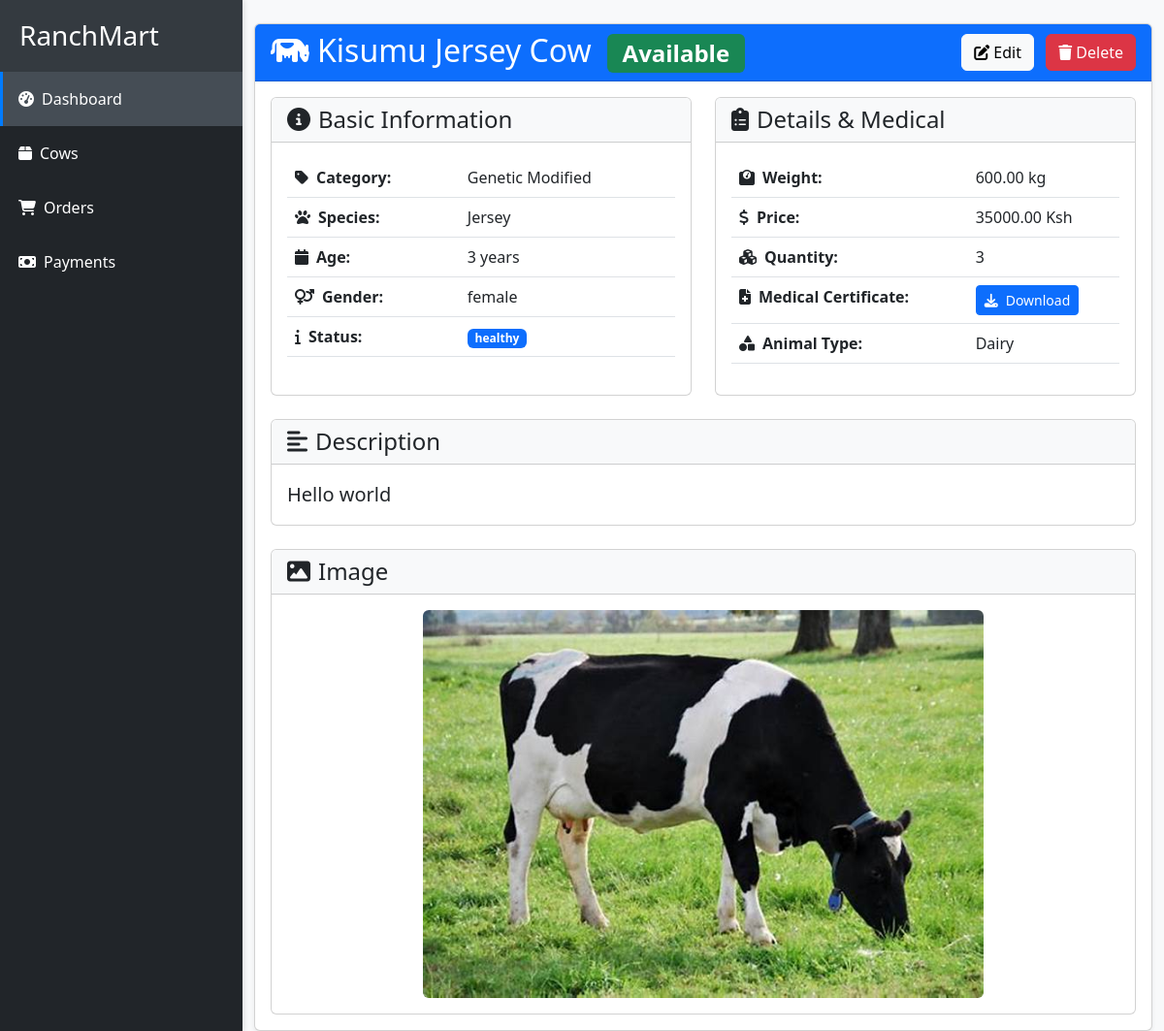
Screenshot of /shop/cows/7/ with the database file from the repository.
### shop/models.py (models this page shows, shortened)
class Animal(AbstractBaseModel):
    category = models.ForeignKey(Category, on_delete=models.CASCADE)
    name = models.CharField(max_length=255)
    description = models.TextField()
    price = models.DecimalField(max_digits=10, decimal_places=2)
    image = models.ImageField(upload_to='animals/', null=True, blank=True)
    age = models.IntegerField(default=0)
    gender = models.CharField(max_length=255, null=True, blank=True)
    species = models.CharField(max_length=255, null=True, blank=True)
    quantity = models.IntegerField(default=0)
    is_available = models.BooleanField(default=True)
    medical_certificate = models.FileField(upload_to='medical_certificates/', null=True, blank=True)
    weight = models.DecimalField(max_digits=10, decimal_places=2, null=True, blank=True)
    animal_type = models.CharField(max_length=255, choices=ANIMAL_TYPE, null=True, blank=True)
    status = models.CharField(max_length=255, null=True, blank=True)
    owner = models.ForeignKey("users.User", on_delete=models.CASCADE, null=True, blank=True)

class Category(AbstractBaseModel):
    name = models.CharField(max_length=255)
    def __str__(self):
        return self.name

### shop/views.py (the view)
# urls.py: path('cows/<int:animal_id>/', cow_detail, name='cow-detail'),
def cow_detail(request, animal_id):
    animal = Animal.objects.get(id=animal_id)
    return render(request, 'cows/cow_detail.html', {'animal': animal})

### templates/cows/cow_detail.html (shortened to what this page needs)
{% extends 'dashboard_base.html' %}
{% block content %}
    <div class="container mt-4">
        <div class="card shadow-sm">
            <div class="card-header bg-primary text-white d-flex justify-content-between align-items-center">
                <h2 class="mb-0">
                    <i class="fas fa-cow me-2"></i>{{ animal.name }}
                    {% if animal.is_available %}
                        <span class="badge bg-success ms-2">Available</span>
                    {% else %}
                        <span class="badge bg-danger ms-2">Not Available</span>
                    {% endif %}
                </h2>
                <div>
                    <a data-bs-toggle="modal" data-bs-target="#editCowModal{{ animal.id }}" class="btn btn-light me-2">
                        <i class="fas fa-edit"></i> Edit
                    </a>
                    <button type="button" class="btn btn-danger" data-bs-toggle="modal" data-bs-target="#deleteAnimalModal">
                        <i class="fas fa-trash"></i> Delete
                    </button>
                </div>
            </div>
            <div class="card-body">
                <div class="row g-4">
                    <div class="col-md-6">
                        <div class="card h-100">
                            <div class="card-header bg-light">
                                <h4 class="mb-0"><i class="fas fa-info-circle me-2"></i>Basic Information</h4>
                            </div>
                            <div class="card-body">
                                <table class="table table-hover">
                                    <tr>
                                        <th class="w-40"><i class="fas fa-tag me-2"></i>Category:</th>
                                        <td>{{ animal.category }}</td>
                                    </tr>
                                    <tr>
                                        <th><i class="fas fa-paw me-2"></i>Species:</th>
                                        <td>{{ animal.species }}</td>
                                    </tr>
                                    <tr>
                                        <th><i class="fas fa-calendar me-2"></i>Age:</th>
                                        <td>{{ animal.age }} years</td>
                                    </tr>
                                    <tr>
                                        <th><i class="fas fa-venus-mars me-2"></i>Gender:</th>
                                        <td>{{ animal.gender }}</td>
                                    </tr>
                                    <tr>
                                        <th><i class="fas fa-info me-2"></i>Status:</th>
                                        <td><span class="badge bg-primary">{{ animal.status }}</span></td>
                                    </tr>
                                </table>
                            </div>
                        </div>
                    </div>
                    <div class="col-md-6">
                        <div class="card h-100">
                            <div class="card-header bg-light">
                                <h4 class="mb-0"><i class="fas fa-clipboard-list me-2"></i>Details & Medical</h4>
                            </div>
                            <div class="card-body">
                                <table class="table table-hover">
                                    <tr>
                                        <th class="w-40"><i class="fas fa-weight me-2"></i>Weight:</th>
                                        <td>{{ animal.weight|default:"N/A" }} kg</td>
                                    </tr>
                                    <tr>
                                        <th><i class="fas fa-dollar-sign me-2"></i>Price:</th>
                                        <td>{{ animal.price }} Ksh</td>
                                    </tr>
                                    <tr>
                                        <th><i class="fas fa-cubes me-2"></i>Quantity:</th>
                                        <td>{{ animal.quantity }}</td>
                                    </tr>
                                    <tr>
                                        <th><i class="fas fa-file-medical me-2"></i>Medical Certificate:</th>
                                        <td>
                                            {% if animal.medical_certificate %}
                                                <a href="{{ animal.medical_certificate.url }}" class="btn btn-sm btn-primary">
                                                    <i class="fas fa-download me-2"></i>Download
                                                </a>
                                            {% else %}
                                                <span class="text-muted">Not available</span>
                                            {% endif %}
                                        </td>
                                    </tr>
                                    <tr>
                                        <th><i class="fas fa-shapes me-2"></i>Animal Type:</th>
                                        <td>{{ animal.animal_type|default:"N/A" }}</td>
                                    </tr>
                                </table>
                            </div>
                        </div>
                    </div>
                    <div class="col-12">
                        <div class="card">
                            <div class="card-header bg-light">
                                <h4 class="mb-0"><i class="fas fa-align-left me-2"></i>Description</h4>
                            </div>
                            <div class="card-body">
                                <p class="lead mb-0">{{ animal.description|default:"No description available" }}</p>
                            </div>
                        </div>
                    </div>
                    {% if animal.image %}
                    <div class="col-12">
                        <div class="card">
                            <div class="card-header bg-light">
                                <h4 class="mb-0"><i class="fas fa-image me-2"></i>Image</h4>
                            </div>
                            <div class="card-body text-center">
                                <img src="{{ animal.image.url }}" alt="{{ animal.name }}" class="img-fluid rounded" style="max-height: 400px;">
                            </div>
                        </div>
                    </div>
                    {% endif %}
                </div>
            </div>
        </div>
    </div>
{% endblock content %}

### templates/dashboard_base.html (style rules this page uses)
body { margin: 0; padding: 0; background-color: #f8f9fa; font-family: 'Segoe UI', system-ui, -apple-system, sans-serif; }

### rows the page displays
Animal: name "Kisumu Jersey Cow", category "Genetic Modified", species "Jersey", age "3", gender "female", status "healthy", weight "600.00", price "35000.00", quantity "3", animal_type "Dairy", description "Hello world", image (picture)
